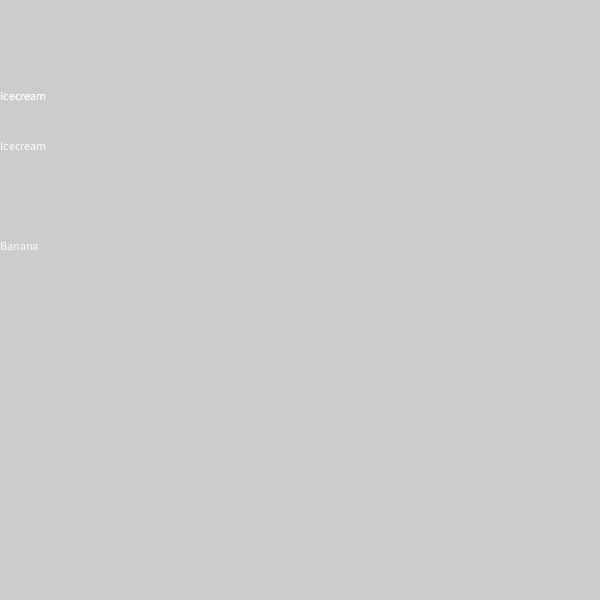
Frame 1 (no input)
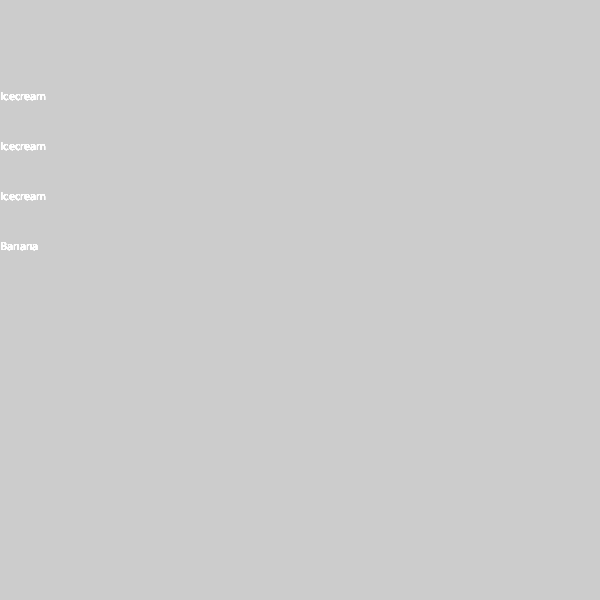
Frame 60 (the mouse pressed at the canvas centre just before this capture)
Frame 120 (the mouse held since frame 60 and released just before this capture): identical to frame 60, image omitted

The Processing sketch that drew these frames (run headless with seeded random() and noise(); from frame 60 on, the mouse is pressed at the canvas centre):

// Processing sketch: banana_split
// ── banana_split.pde
int x = 0;
int y = 100;
void setup() {
  size(600,600);
 
}

void draw() {
  for (int h = 0; h < 3; h++) {
   
  if( h == 2){ y = 100; }
  text("Icecream", x, y);
  y=y+50;
  
  }
  text("Banana", 0, 250);
}
